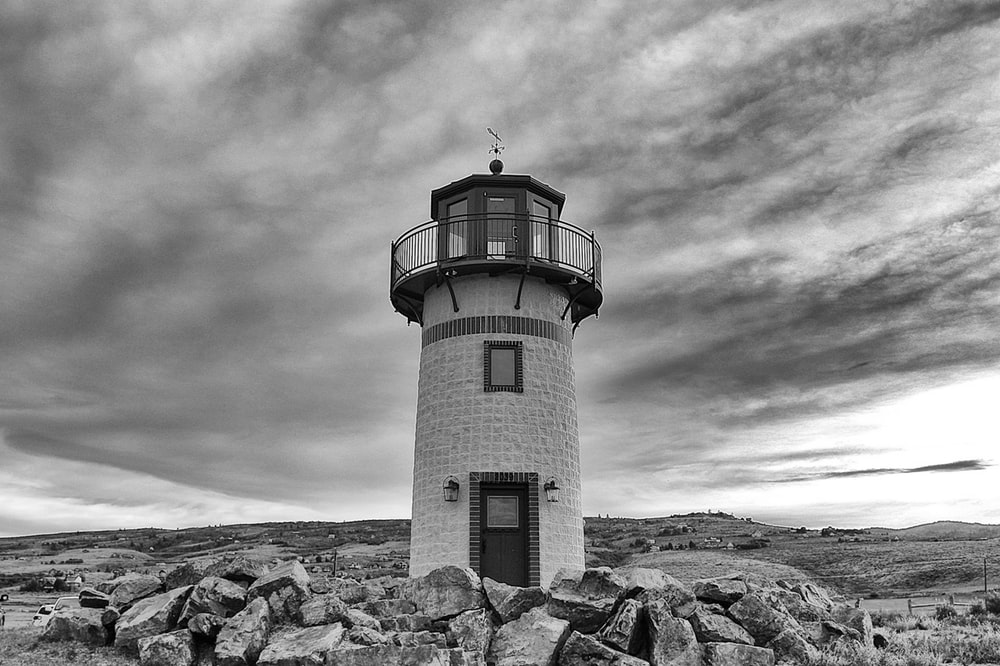
#> input picture TyperogFormater/Lek3/Opgaver/A/Tower.png, 1000 x 666 px
$ python 1a.py
#> lines starting #> are read from the running program, lines starting #| are printed output that depends on the picture
from matplotlib import pyplot
import cv2 as cv


def plotHist(im):
    histogram = im.ravel()
    pyplot.hist(histogram, 256, [0, 255])
    pyplot.show()

image = cv.imread("Tower.png",0)
#> image is the input picture: shape (666, 1000); min 0, max 255, mean 141.4

plotHist(image)
#> in plotHist, `pyplot.show()`:
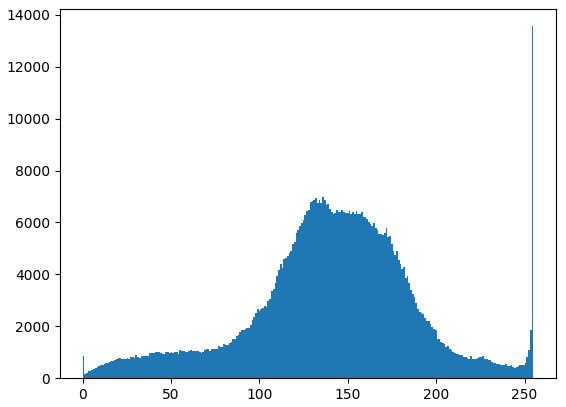
#> figure drawn by matplotlib, 1 panel; tallest bar 13561 high, from x = 254 to 255
#2b
light_copy = image.copy()
light_value = 35

light_copy = cv.add(light_copy, light_value)
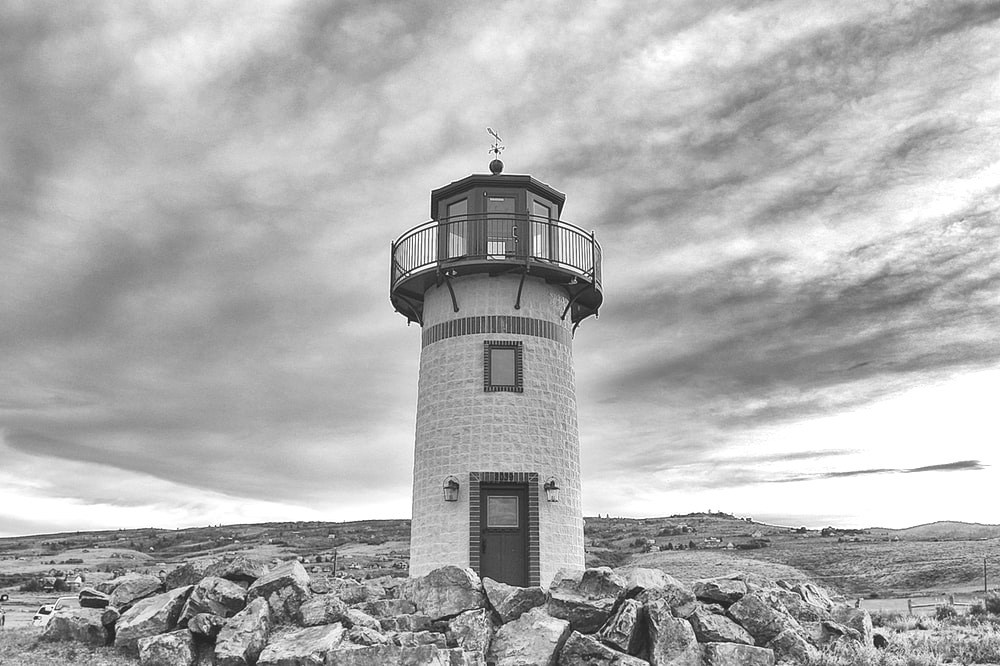
#> light_copy: shape (666, 1000); min 35, max 255, mean 175.1

plotHist(light_copy)
#> in plotHist (call 2), `pyplot.show()`:
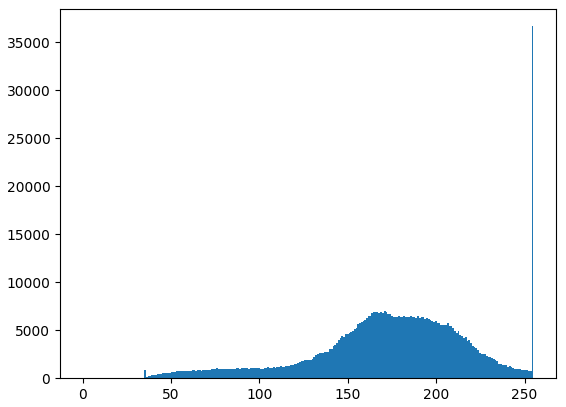
#> figure drawn by matplotlib, 1 panel; tallest bar 36658 high, from x = 254 to 255

#3b
dark_value = -35
dark_copy = image.copy()
dark_copy = cv.add(dark_copy,dark_value)
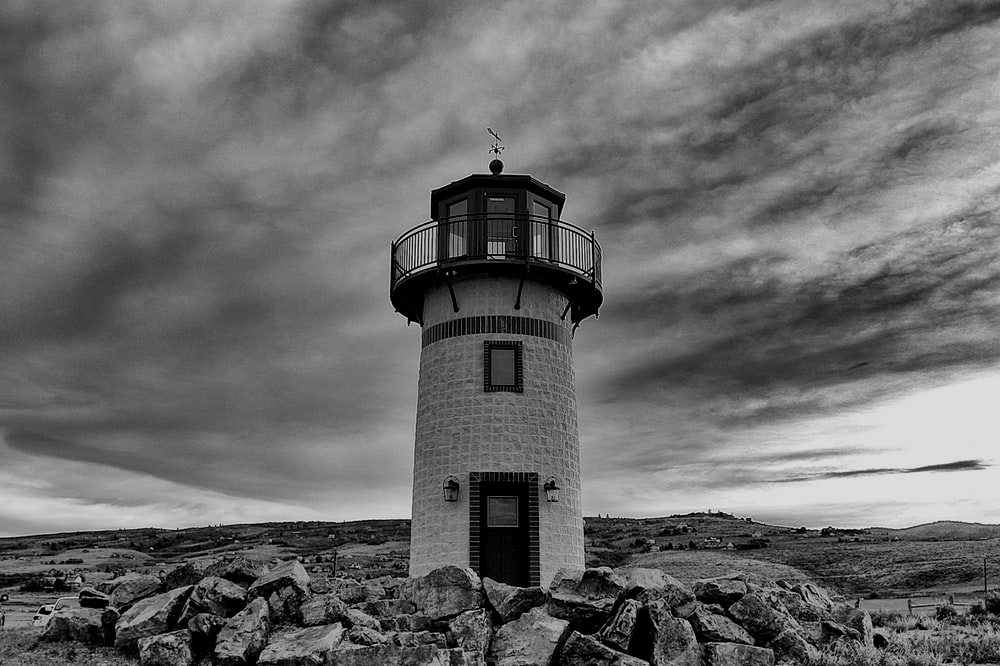
#> dark_copy: shape (666, 1000); min 0, max 220, mean 106.9

plotHist(dark_copy)
#> in plotHist (call 3), `pyplot.show()`:
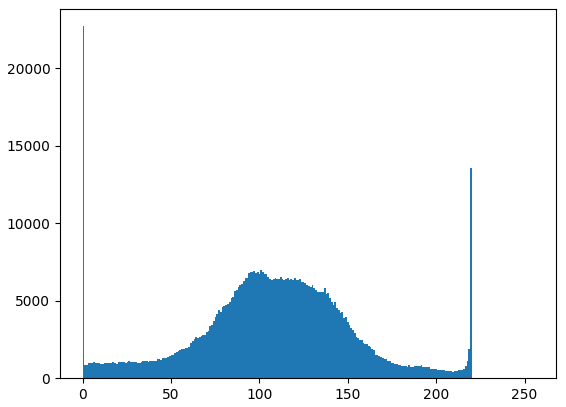
#> figure drawn by matplotlib, 1 panel; tallest bar 22704 high, from x = 0 to 0.996
